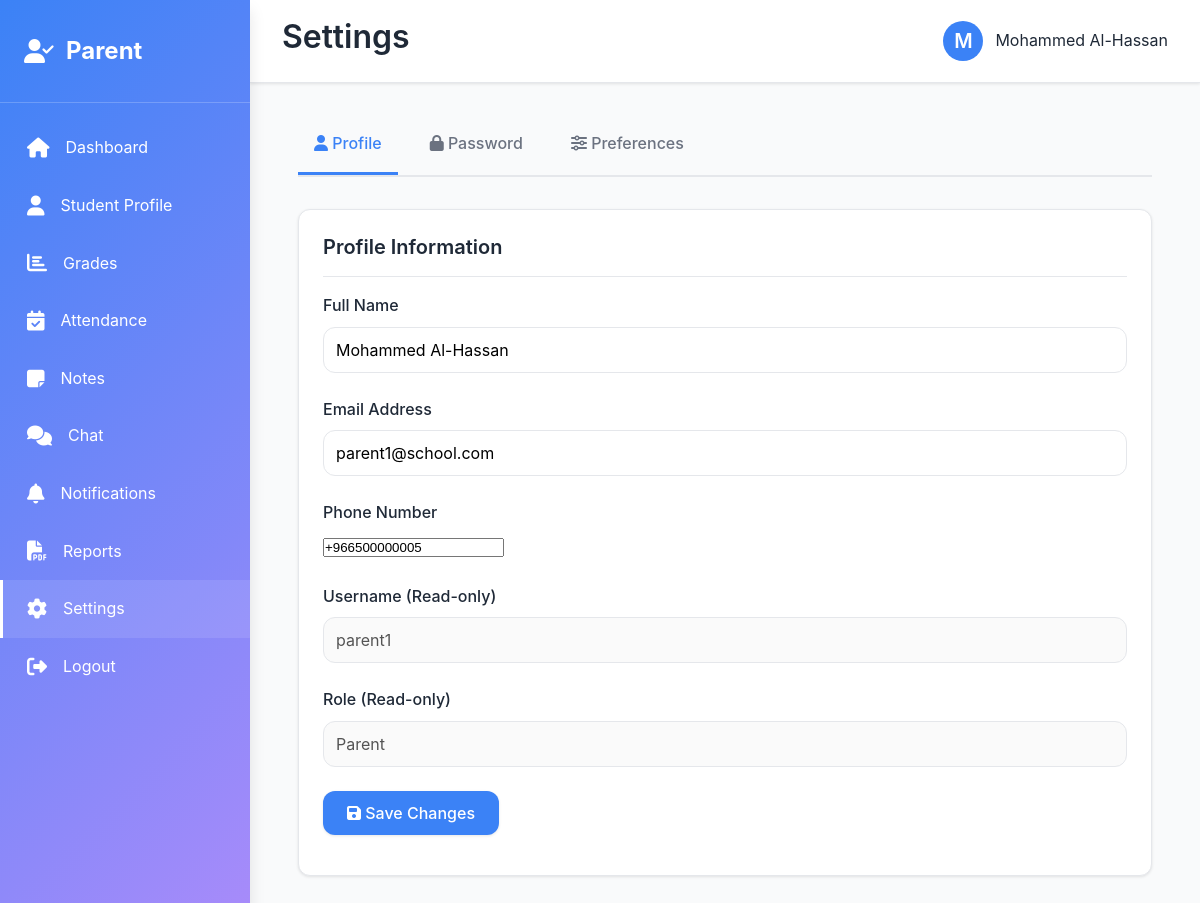
Screenshot of /parent/settings.php (signed in) with the database file from the repository.
### tables this page shows
CREATE TABLE `users` (
  `id` int(11) NOT NULL,
  `username` varchar(100) NOT NULL,
  `password` varchar(255) NOT NULL,
  `email` varchar(100) NOT NULL,
  `full_name` varchar(150) NOT NULL,
  `role` enum('admin','teacher','counselor','parent','student') NOT NULL,
  `phone` varchar(20) DEFAULT NULL,
  `profile_picture` varchar(255) DEFAULT NULL,
  `created_at` timestamp NOT NULL DEFAULT current_timestamp(),
  `updated_at` timestamp NOT NULL DEFAULT current_timestamp() ON UPDATE current_timestamp(),
  `is_active` tinyint(4) DEFAULT 1
);

### includes/functions.php (called while the page is built, shortened)
<?php
function getUserInfo($user_id, $conn) {
    $query = "SELECT * FROM users WHERE id = ?";
    $stmt = $conn->prepare($query);
    $stmt->bind_param("i", $user_id);
    $stmt->execute();
    $result = $stmt->get_result();
    return $result->fetch_assoc();
}
?>

### parent/settings.php (the view, shortened to what this page needs)
<?php
require_once '../includes/db_config.php';
require_once '../includes/functions.php';
$user_id = $_SESSION['user_id'];
$full_name = $_SESSION['full_name'];
$user_info = getUserInfo($user_id, $conn);
?>
<!DOCTYPE html>
<html lang="en">
<head>
    <link rel="stylesheet" href="/student_portal/assets/css/style.css">
    <link rel="stylesheet" href="https://cdnjs.cloudflare.com/ajax/libs/font-awesome/6.4.0/css/all.min.css">
</head>
<body>
    <div class="dashboard-container">
        <aside class="sidebar">
            <div class="sidebar-logo">
                <i class="fa-solid fa-user-check"></i>
                <span>Parent</span>
            </div>
            <nav>
                <ul class="sidebar-menu">
                    <li><a href="/student_portal/parent/dashboard.php"><i class="fas fa-home"></i> Dashboard</a></li>
                    <li><a href="/student_portal/parent/profile.php"><i class="fas fa-user"></i> Student Profile</a></li>
                    <li><a href="/student_portal/parent/grades.php"><i class="fas fa-chart-bar"></i> Grades</a></li>
                    <li><a href="/student_portal/parent/attendance.php"><i class="fas fa-calendar-check"></i> Attendance</a></li>
                    <li><a href="/student_portal/parent/notes.php"><i class="fas fa-sticky-note"></i> Notes</a></li>
                    <li><a href="/student_portal/parent/chat.php"><i class="fas fa-comments"></i> Chat</a></li>
                    <li><a href="/student_portal/parent/notifications.php"><i class="fas fa-bell"></i> Notifications</a></li>
                    <li><a href="/student_portal/parent/reports.php"><i class="fas fa-file-pdf"></i> Reports</a></li>
                    <li><a href="/student_portal/parent/settings.php" class="active"><i class="fas fa-cog"></i> Settings</a></li>
                    <li><a href="/student_portal/logout.php"><i class="fas fa-sign-out-alt"></i> Logout</a></li>
                </ul>
            </nav>
        </aside>
        <div class="main-content">
            <header class="header">
                <div class="header-left">
                    <h2>Settings</h2>
                </div>
                <div class="header-right">
                    <div class="user-profile">
                        <div class="profile-picture"><?php echo strtoupper(substr($full_name, 0, 1)); ?></div>
                        <span><?php echo htmlspecialchars($full_name); ?></span>
                    </div>
                </div>
            </header>
            <div class="content">
                <div class="container">
                    <div class="settings-tabs">
                        <div class="settings-tab active" onclick="switchTab('profile')">
                            <i class="fas fa-user"></i> Profile
                        </div>
                        <div class="settings-tab" onclick="switchTab('password')">
                            <i class="fas fa-lock"></i> Password
                        </div>
                        <div class="settings-tab" onclick="switchTab('preferences')">
                            <i class="fas fa-sliders-h"></i> Preferences
                        </div>
                    </div>
                    <div id="profile" class="settings-tab-content active">
                        <div class="card">
                            <div class="card-header">
                                <h3 class="card-title">Profile Information</h3>
                            </div>
                            <div class="card-body">
                                <form method="POST">
                                    <div class="form-group">
                                        <label for="full_name">Full Name</label>
                                        <input type="text" id="full_name" name="full_name" value="<?php echo htmlspecialchars($user_info['full_name']); ?>" required>
                                    </div>
                                    <div class="form-group">
                                        <label for="email">Email Address</label>
                                        <input type="email" id="email" name="email" value="<?php echo htmlspecialchars($user_info['email']); ?>" required>
                                    </div>
                                    <div class="form-group">
                                        <label for="phone">Phone Number</label>
                                        <input type="tel" id="phone" name="phone" value="<?php echo htmlspecialchars($user_info['phone'] ?? ''); ?>">
                                    </div>
                                    <div class="form-group">
                                        <label for="username">Username (Read-only)</label>
                                        <input type="text" id="username" value="<?php echo htmlspecialchars($user_info['username']); ?>" disabled>
                                    </div>
                                    <div class="form-group">
                                        <label for="role">Role (Read-only)</label>
                                        <input type="text" id="role" value="<?php echo ucfirst($user_info['role']); ?>" disabled>
                                    </div>
                                    <button type="submit" class="btn btn-primary">
                                        <i class="fas fa-save"></i> Save Changes
                                    </button>
                                </form>
                            </div>
                        </div>
                    </div>
                </div>
            </div>
        </div>
    </div>
</body>
</html>

### assets/css/style.css (style rules this page uses)
:root { --primary-color: #3B82F6; --secondary-color: #A78BFA; --background-color: #F9FAFB; --text-color: #1F2937; --text-light: #6B7280; --border-color: #E5E7EB; --success-color: #10B981; --warning-color: #F59E0B; --danger-color: #EF4444; --shadow: 0 1px 3px rgba(0, 0, 0, 0.1); --shadow-md: 0 4px 6px rgba(0, 0, 0, 0.1); --shadow-lg: 0 10px 15px rgba(0, 0, 0, 0.1); --border-radius: 12px; --transition: all 0.3s ease; }
* { margin: 0; padding: 0; box-sizing: border-box; }
html, body { height: 100%; }
body { font-family: 'Poppins', -apple-system, BlinkMacSystemFont, 'Segoe UI', sans-serif; background-color: var(--background-color); color: var(--text-color); line-height: 1.6; }
h1, h2, h3, h4, h5, h6 { font-weight: 600; line-height: 1.3; margin-bottom: 0.5rem; }
h2 { font-size: 2rem; }
h3 { font-size: 1.5rem; }
a { color: var(--primary-color); text-decoration: none; transition: var(--transition); }
.btn { display: inline-block; padding: 0.75rem 1.5rem; border: none; border-radius: var(--border-radius); font-size: 1rem; font-weight: 500; cursor: pointer; transition: var(--transition); text-align: center; text-decoration: none; font-family: inherit; }
.btn-primary { background-color: var(--primary-color); color: white; box-shadow: var(--shadow); }
.form-group { margin-bottom: 1.5rem; }
label { display: block; margin-bottom: 0.5rem; font-weight: 500; color: var(--text-color); }
input[type="text"], input[type="email"], input[type="password"], input[type="number"], input[type="date"], input[type="datetime-local"], select, textarea { width: 100%; padding: 0.75rem; border: 1px solid var(--border-color); border-radius: var(--border-radius); font-family: inherit; font-size: 1rem; transition: var(--transition); }
.card { background-color: white; border-radius: var(--border-radius); box-shadow: var(--shadow); padding: 1.5rem; transition: var(--transition); border: 1px solid var(--border-color); }
.card-header { display: flex; justify-content: space-between; align-items: center; margin-bottom: 1rem; padding-bottom: 1rem; border-bottom: 1px solid var(--border-color); }
.card-title { font-size: 1.25rem; font-weight: 600; margin: 0; }
.card-body { margin-bottom: 1rem; }
.dashboard-container { display: flex; height: 100vh; overflow: hidden; }
.sidebar { width: 250px; background: linear-gradient(135deg, var(--primary-color) 0%, var(--secondary-color) 100%); color: white; padding: 2rem 0; overflow-y: auto; box-shadow: var(--shadow-lg); position: fixed; height: 100vh; left: 0; top: 0; z-index: 1000; }
.sidebar-logo { padding: 0 1.5rem 2rem; display: flex; align-items: center; gap: 0.75rem; font-size: 1.5rem; font-weight: 700; margin-bottom: 1rem; border-bottom: 1px solid rgba(255, 255, 255, 0.2); }
.sidebar-menu { list-style: none; }
.sidebar-menu li { margin: 0; }
.sidebar-menu a { display: flex; align-items: center; gap: 1rem; padding: 1rem 1.5rem; color: white; text-decoration: none; transition: var(--transition); border-left: 3px solid transparent; }
.sidebar-menu a:hover, .sidebar-menu a.active { background-color: rgba(255, 255, 255, 0.1); border-left-color: white; }
.sidebar-menu i { font-size: 1.25rem; }
.main-content { margin-left: 250px; flex: 1; display: flex; flex-direction: column; overflow: hidden; }
.header { background-color: white; border-bottom: 1px solid var(--border-color); padding: 1rem 2rem; display: flex; justify-content: space-between; align-items: center; box-shadow: var(--shadow); }
.header-left { display: flex; align-items: center; gap: 1rem; }
.header-right { display: flex; align-items: center; gap: 1.5rem; }
.user-profile { display: flex; align-items: center; gap: 0.75rem; }
.profile-picture { width: 40px; height: 40px; border-radius: 50%; background-color: var(--primary-color); display: flex; align-items: center; justify-content: center; color: white; font-weight: 600; font-size: 1.25rem; }
.content { flex: 1; overflow-y: auto; padding: 2rem; }
.container { max-width: 1200px; margin: 0 auto; padding: 0 1rem; }

### parent/settings.php (style rules this page uses)
.settings-tabs { display: flex; gap: 1rem; border-bottom: 2px solid var(--border-color); margin-bottom: 2rem; }
.settings-tab { padding: 1rem; cursor: pointer; border-bottom: 3px solid transparent; color: var(--text-light); font-weight: 500; transition: var(--transition); }
.settings-tab.active { color: var(--primary-color); border-bottom-color: var(--primary-color); }
.settings-tab-content { display: none; }
.settings-tab-content.active { display: block; }

### rows the page displays
users: full_name "Mohammed Al-Hassan", email "parent1@school.com", phone "+966500000005", username "parent1", role "Parent"

### other values shown
substr($full_name, 0, 1) "M"
$full_name "Mohammed Al-Hassan"
